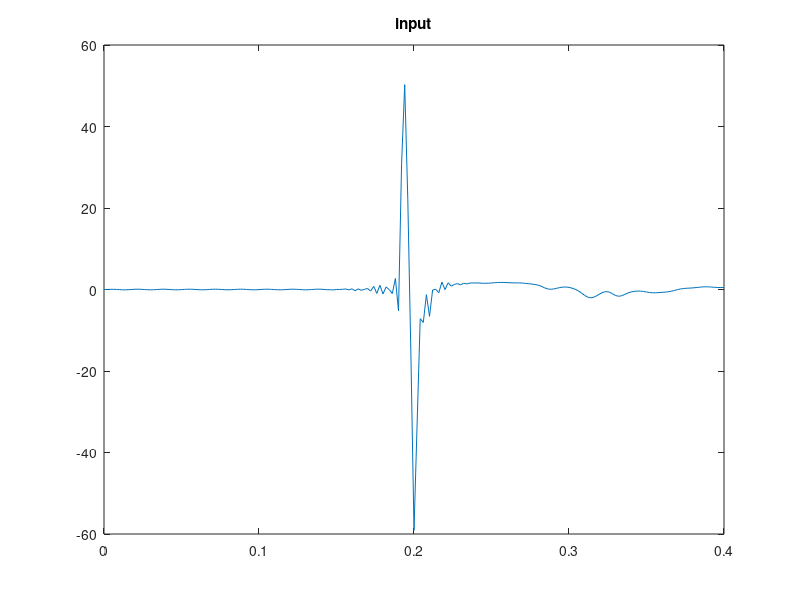
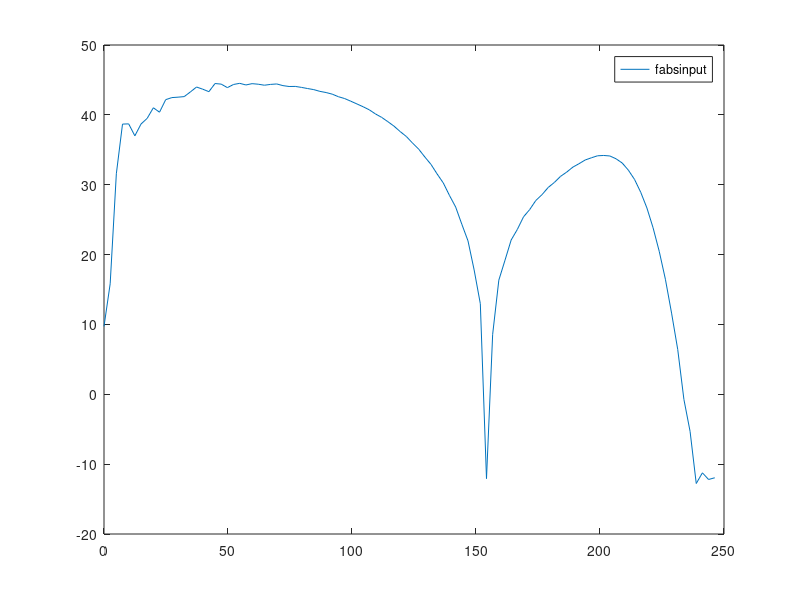
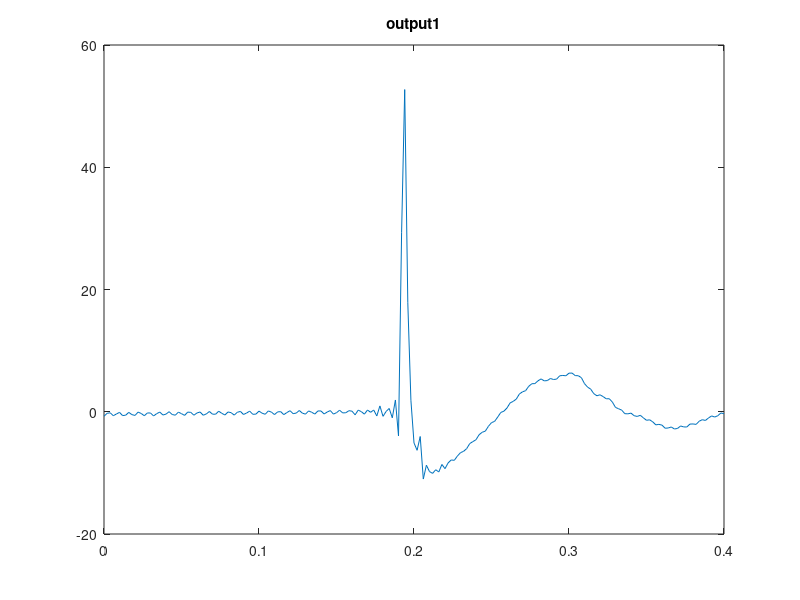

MATLAB code for these plots, in order: (Note: this script raises an error after producing the figures.)
clc
clear all;
close all;

input=[0.000     0.012     0.032     0.044     0.020    -0.026    -0.068 ...
-0.077    -0.040     0.010     0.057     0.076     0.045    -0.004 ...
-0.051    -0.075    -0.052    -0.005     0.043     0.075     0.059 ...
 0.012    -0.037    -0.072    -0.065    -0.023     0.026     0.068 ...
 0.071     0.032    -0.018    -0.062    -0.073    -0.039     0.010 ...
 0.057     0.075     0.046    -0.003    -0.050    -0.074    -0.052 ...
-0.004     0.045     0.077     0.061     0.014    -0.036    -0.073 ...
-0.066    -0.023     0.027     0.070     0.072     0.032    -0.016 ...
-0.061    -0.073    -0.039     0.009     0.055     0.073     0.044 ...
-0.004    -0.051    -0.076    -0.056    -0.009     0.053     0.081 ...
 0.069     0.017    -0.055    -0.048    -0.104     0.013     0.002 ...
 0.057     0.129    -0.096     0.165    -0.291     0.153    -0.198 ...
 0.033     0.250    -0.383     0.783    -0.972     1.035    -1.088 ...
 0.623    -0.024    -0.995     2.703    -5.253    30.984    50.263 ...
22.011   -16.056   -59.076   -33.010    -7.162    -8.071    -1.255 ...
-6.592    -0.126     0.063    -0.782     1.831    -0.028     1.655 ...
 0.826     1.223     1.453     1.137     1.528     1.381     1.578 ...
 1.615     1.601     1.594     1.538     1.519     1.548     1.593 ...
 1.670     1.716     1.734     1.722     1.689     1.660     1.629 ...
 1.626     1.609     1.569     1.508     1.416     1.333     1.234 ...
 1.073     0.810     0.460     0.165     0.053     0.125     0.297 ...
 0.470     0.584     0.615     0.531     0.332     0.050    -0.331 ...
-0.840    -1.405    -1.866    -2.047    -1.886    -1.504    -1.050 ...
-0.671    -0.510    -0.641    -1.036    -1.470    -1.664    -1.530 ...
-1.196    -0.854    -0.609    -0.460    -0.387    -0.396    -0.482 ...
-0.614    -0.744    -0.807    -0.795    -0.749    -0.691    -0.640 ...
-0.560    -0.414    -0.231    -0.030     0.139     0.244     0.310 ...
 0.352     0.400     0.476     0.560     0.629     0.668     0.651 ...
 0.598     0.539     0.492     0.481     0.490];

%input(floor(3.0*end/4.0):end)=0;
input=input'; 

nt=201;
hnf=floor(nt/2);
nh=hnf;

dt = 2e-3;
t=[0:dt:(nt-1)*dt]';
df=1./(nt*dt);
f=[0:hnf -hnf:-1]*df;
f=f';
omega=2.0*pi*f;


tau=2.0*5.0/1545.8
eps=0.00001


figure();
plot(t,input);
title('input'); 


finput=fft(input);


fabsinput=mag2db(abs(fft(input)));


figure(); 
plot(f(1:hnf),fabsinput(1:hnf)); 
legend('fabsinput'); 



%% Deghost
% First way
nominator=1-exp(1i*omega*tau);
denominator=2.0-2.0*cos(omega*tau)+eps;
ffilter=nominator./denominator;

tic
disp('Calculate normally'); 
foutput1=finput.*ffilter;
output1=real(ifft(foutput1)); 
toc

figure(); 
plot(t,output1); 
title('output1'); 

ffilter=1-exp(-1i*omega*tau); 


iter_cg=20; 


fX=conj_grad_solve(ffilter,finput,iter_cg); 


X=real(ifft(fX)); 


figure(); 
plot(t,X); 
title('X'); 


ftest=ffilter.*fX; 

test=real(ifft(ftest)); 


figure(); 
plot(t,test,t,input); 
legend('test','input'); 
